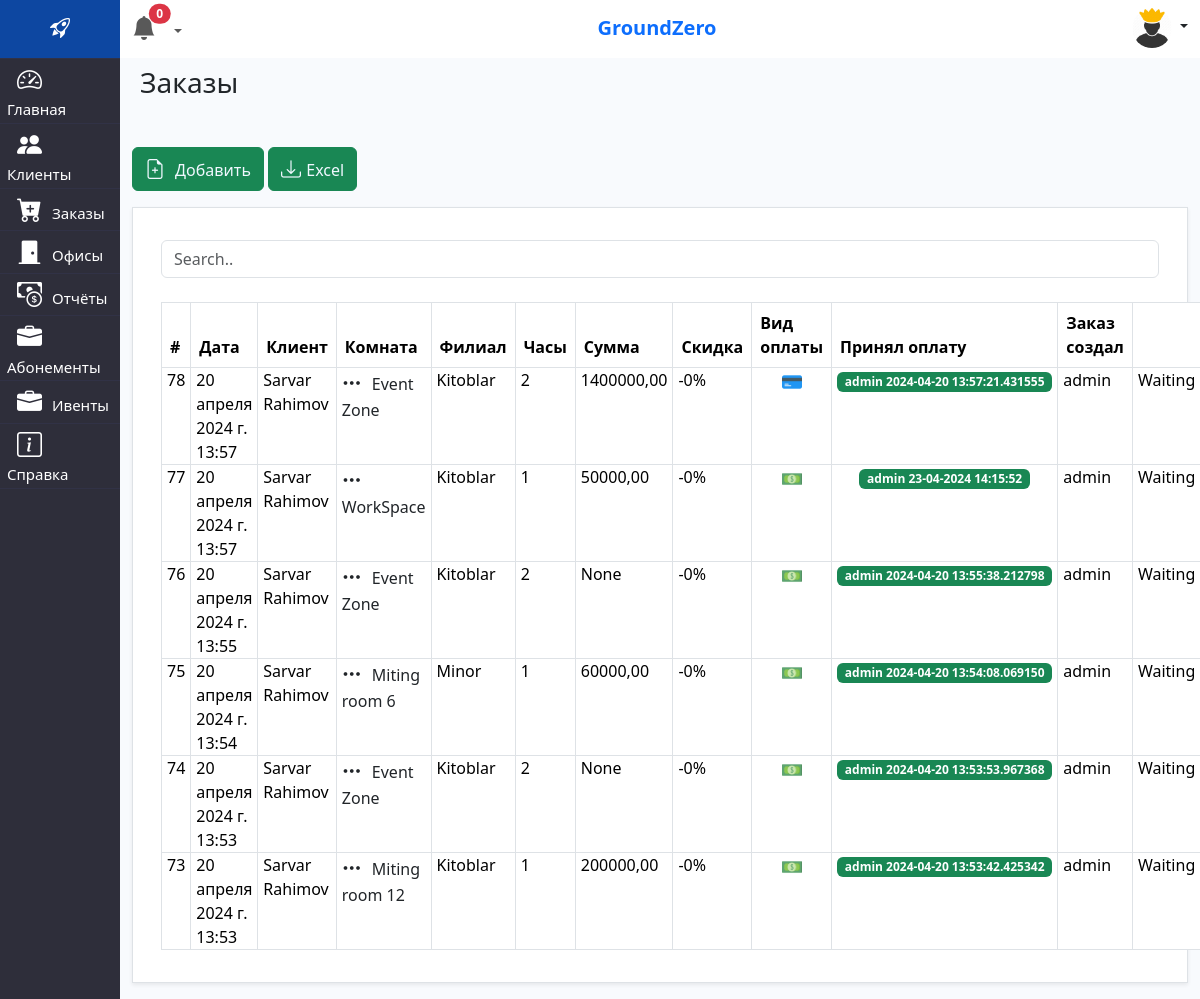
The page /orders/ (signed in) on the database as committed earlier.
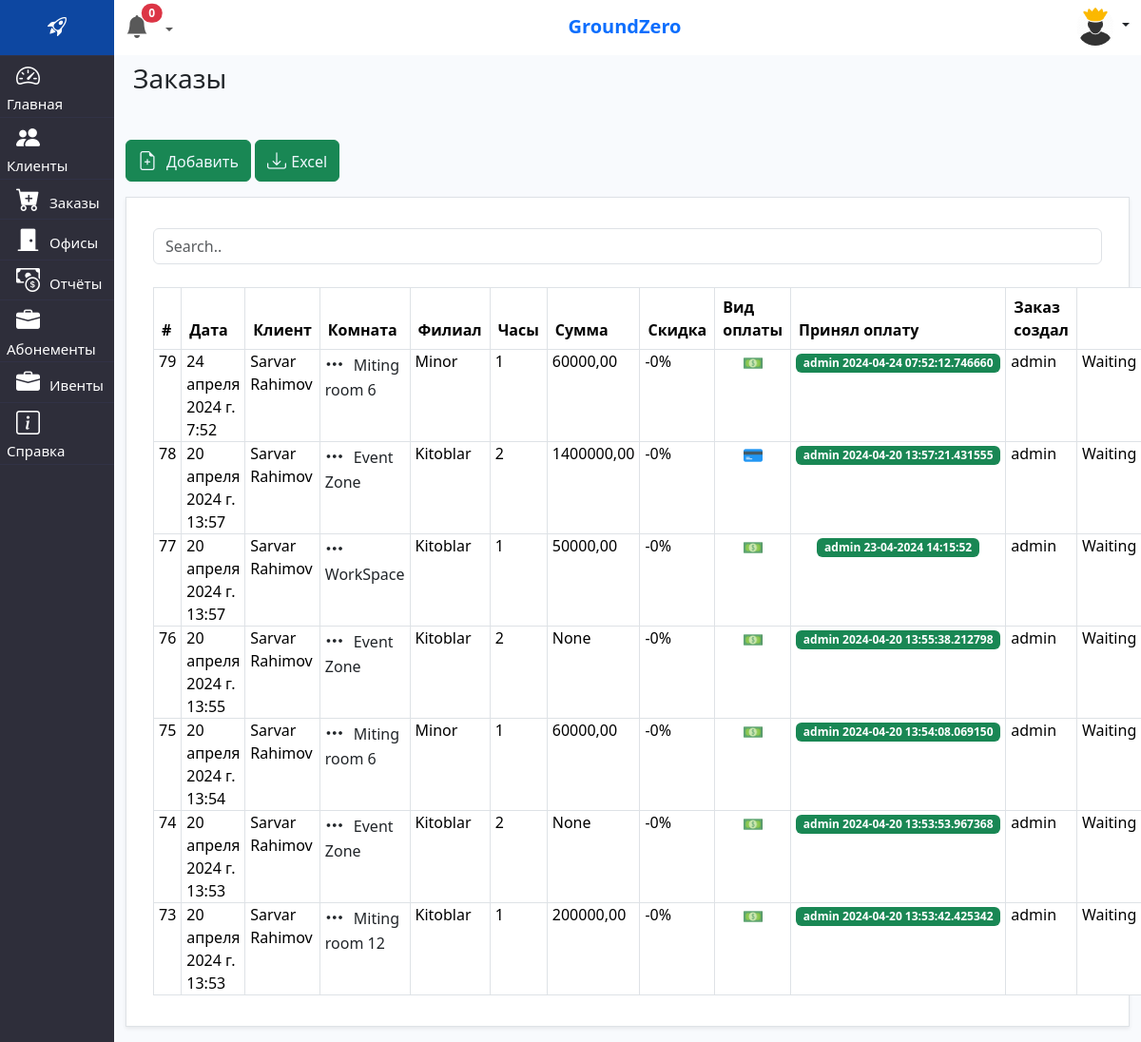
The same page on the database as committed later.
### crm/models.py (models this page shows, shortened)
class Order(models.Model):
    objects = None
    IS_PAID_CHOICES = [(False, 'Наличные'), (True, 'Карта')]
    IS_STATUS = [
        ('Waiting', 'Ожидание'),
        ('Cancelled', 'Отменено'),
        ('Active', 'В процессе'),
        ('Closed', 'Закрыто')
    ]
    client = models.ForeignKey(Client, to_field="telegram_id", on_delete=models.CASCADE, verbose_name='Клиент')
    filial = models.ForeignKey(Filial, on_delete=models.CASCADE)
    product = models.ForeignKey(Rooms, on_delete=models.CASCADE)
    hour = models.PositiveSmallIntegerField(verbose_name='Длительность')
    payment = models.BooleanField(choices=IS_PAID_CHOICES, default=False, verbose_name='Тип оплаты')
    payment_status = models.BooleanField(verbose_name="Оплачен", default=False)
    summa = models.DecimalField(decimal_places=2, max_digits=12, verbose_name='Сумма', blank=True, null=True)
    summa_with_discount = models.DecimalField(decimal_places=2, max_digits=12, verbose_name='Сумма со скидкой', blank=True, null=True)
    order_start = models.DateTimeField(verbose_name='Бронировать от :')
    order_end = models.DateTimeField(verbose_name='Бронировать до :')
    added_user = models.ForeignKey(settings.AUTH_USER_MODEL, on_delete=models.CASCADE, null=True, blank=True)
    pay_accept_user = models.TextField(null=True, blank=True)
    comment = models.TextField(null=True, blank=True, verbose_name='Комментария')
    is_deleted = models.BooleanField(default=False)
    created_at = models.DateTimeField(default=django.utils.timezone.now, verbose_name='Дата создания')
    status = models.CharField(max_length=30, choices=IS_STATUS, default='Waiting')
    discount = models.PositiveSmallIntegerField(default=0)
    class Meta:
        verbose_name = 'Заказ'
        verbose_name_plural = 'Заказы'

class Client(models.Model):
    objects = None
    languages = [("en", 'English'), ("ru", 'Russian'), ("uz", 'Uzbek')]
    tg_lang = models.CharField(max_length=10, choices=languages, default='ru', blank=True, null=True)
    name = models.CharField(max_length=50, verbose_name='Имя')
    surname = models.CharField(max_length=50, verbose_name='Фамилия')
    telegram_id = models.TextField(max_length=100, verbose_name='ТГ-ИД клиента', unique=True)
    image = models.ImageField(upload_to='images/', null=True, blank=True, verbose_name='Фото клиента')
    username = models.CharField(max_length=50, verbose_name='tg-username', null=True, blank=True)
    phone = models.CharField(max_length=20, verbose_name='Контакты', null=True, blank=True)
    comment = models.TextField(verbose_name='Комментария', null=True, blank=True)
    docs = models.FileField(upload_to='docs/users', null=True, blank=True, verbose_name='Документы')
    added_user = models.ForeignKey(settings.AUTH_USER_MODEL, on_delete=models.CASCADE, null=True, blank=True)
    created_at = models.DateTimeField(auto_now_add=True, verbose_name='Дата создания')
    discount = models.SmallIntegerField(default=0, verbose_name='Скидка %')
    email = models.EmailField(blank=True, null=True, verbose_name='Email')
    loyalty = models.PositiveSmallIntegerField(default=1, verbose_name='Стаж клиента/день')
    activity = models.PositiveSmallIntegerField(default=4, verbose_name='Индекс активности')
    def get_absolute_url(self):
        return reverse('client', kwargs={'telegram_id': self.telegram_id})
    def file_link(self):
        if self.docs:
            return self.docs.url
    file_link.allow_tags = True
    def __str__(self):
        return f"{self.name} {self.surname}"
    class Meta:
        verbose_name = 'Клиент'
        verbose_name_plural = 'Клиенты'

class Rooms(models.Model):
    objects = None
    filial = models.ForeignKey(Filial, on_delete=models.CASCADE)
    category = models.ForeignKey(Category, on_delete=models.CASCADE)
    title = models.CharField(max_length=255)
    persons = models.PositiveIntegerField()
    is_working = models.BooleanField(default=False, blank=True, null=True)
    def __str__(self):
        return f"{self.title}"
    class Meta:
        verbose_name = 'Помещения в филиалах'
        verbose_name_plural = '4 Помещении в филиалах'

class Filial(models.Model):
    objects = None
    title = models.CharField(max_length=50)
    is_active = models.BooleanField(default=True)
    created_at = models.DateTimeField(auto_now_add=True)
    token = models.CharField(max_length=20)
    company = models.ForeignKey(Company, on_delete=models.SET_NULL, verbose_name='Компания', blank=True, null=True)
    images = models.ImageField(upload_to='images/branches/', null=True, blank=True, verbose_name='Фото филиала')
    address = models.CharField(max_length=255, blank=True, null=True, verbose_name="Адрес центра")
    def __str__(self):
        return self.title
    class Meta:
        verbose_name = 'Филиал'
        verbose_name_plural = '2 Филиалы'

### crm/views.py (the view)
# urls.py: path('orders/', OrdersView.as_view(), name='orders'),
class OrdersView(ListView):
    model = Order
    template_name = 'crm/orders.html'
    extra_context = {'title': 'Заказы'}
    context_object_name = 'orders'
    def get_context_data(self, **kwargs):
        context = super().get_context_data(**kwargs)
        orders = Order.objects.filter().order_by('-created_at')
        context["orders"] = orders
        return context
    @method_decorator(never_cache)
    def dispatch(self, *args, **kwargs):
        return super().dispatch(*args, **kwargs)

### crm/context_processor.py (called while the page is built)
def deactivete_subscribtion(request):
    eski_abonents = AbonementBuyList.objects.filter(subscription_end__lt=datetime.date.today())
    eski_abonents.update(is_active=False)
    return {
        'eski_abonents': eski_abonents
    }

### crm/templates/crm/orders.html (shortened to what this page needs)
{% extends 'base.html' %}
{% block main %}
<h3 class="m-2 mb-5">{{title}}</h3>
    <div class="ml-0 mb-3">
        <button class="btn btn-success">
            <a href="{% url 'add_order' %}"><i class="bi bi-file-earmark-plus"></i>Добавить</a>
        </button>
        {% if user.is_superuser%}
        <button class="btn btn-success">
            <a href="{% url 'export_excel' %}"><i class="bi bi-download m-0"> </i>Excel</a>
        </button>
        {%endif%}
    </div>
<div class="mt-1 mb-3 p-3 button-container bg-white border shadow-sm">
    {% include 'crm/components/_order_table.html' %}
</div>
{% endblock main %}

### crm/templates/crm/components/_order_table.html (shortened to what this page needs)
{% load static %}
<div class="container mt-3" style="max-width:100%">
    <input class="form-control" id="myInput" type="text" placeholder="Search..">
    <br>
    <table class="table table-bordered table-hover">
        <thead>
        <tr>
            <th>#</th>
            <th>Дата</th>
            <th>Клиент</th>
            <th>Комната</th>
            <th>Филиал</th>
            <th>Часы</th>
            <th>Сумма</th>
            <th>Скидка</th>
            <th>Вид оплаты</th>
            <th>Принял оплату</th>
            <th>Заказ создал</th>
            <th></th>
        </tr>
        </thead>
        <tbody id="myTable">
        {% for o in orders %}
        <tr>
            <td style="padding:0px 5px">{{o.pk}}
            </td>
            <td style="padding:0px 5px">{{o.created_at}}</td>
            <td style="padding:0px 5px"><a href="{{ o.client.get_absolute_url }}" style="color:black;">{{o.client}}</a>
            </td>
            <td style="padding:0px 5px"><a href="" class="text-dark" data-bs-toggle="modal"
                                           data-bs-target="#order{{o.pk}}"><i
                    class="bi bi-three-dots"></i>{{o.product}}</a>
            <td style="padding:0px 5px">{{ o.filial }}</td>
            <td style="padding:0px 5px">{{ o.hour }}</td>
            <td style="padding:0px 5px">
                {% if o.discount %}
                <span style="  text-decoration: line-through;">{{ o.summa }}</span>
                {% else %}
                {{ o.summa }}
                {% endif %}
            </td>
            <td style="padding:0px 5px">-{{ o.discount }}%</td>
            <td style="padding:0px 5px" class="text-center">
                {% if o.payment == True %}
                <img src="{%static 'credit-card.png'%}" width="20px">
                {% else %}
                <img src="{%static 'money.png'%}" width="20px">
                {% endif %}
            </td>
            <td class="text-center" style="padding:0px 5px">
                {% if o.payment_status == True %}
                <span class="badge text-bg-success">{{ o.pay_accept_user }}</span>
                {% elif o.status == 'Cancelled' %}
                Otmenen
                {% endif %}
            </td>
            {% if o.added_user %}
            <td style="padding:0px 5px">{{ o.added_user }}</td>
            <td style="padding:0px 5px">{{ o.status }}</td>
            {% else %}
            <td style="padding:0px 5px">MobileApp</td>
            {% endif %}
        </tr>
        {% endfor %}
        </tbody>
    </table>
</div>

Rows that differ between the two databases and show on the page:
added Order: pk "79", created_at "24 апреля 2024 г. 7:52", client "Sarvar Rahimov", product "Miting room 6", filial "Minor", hour "1", summa "60000,00", discount "0", payment False (drawn), pay_accept_user "admin 2024-04-24 07:52:12.746660", added_user "admin", status "Waiting"
